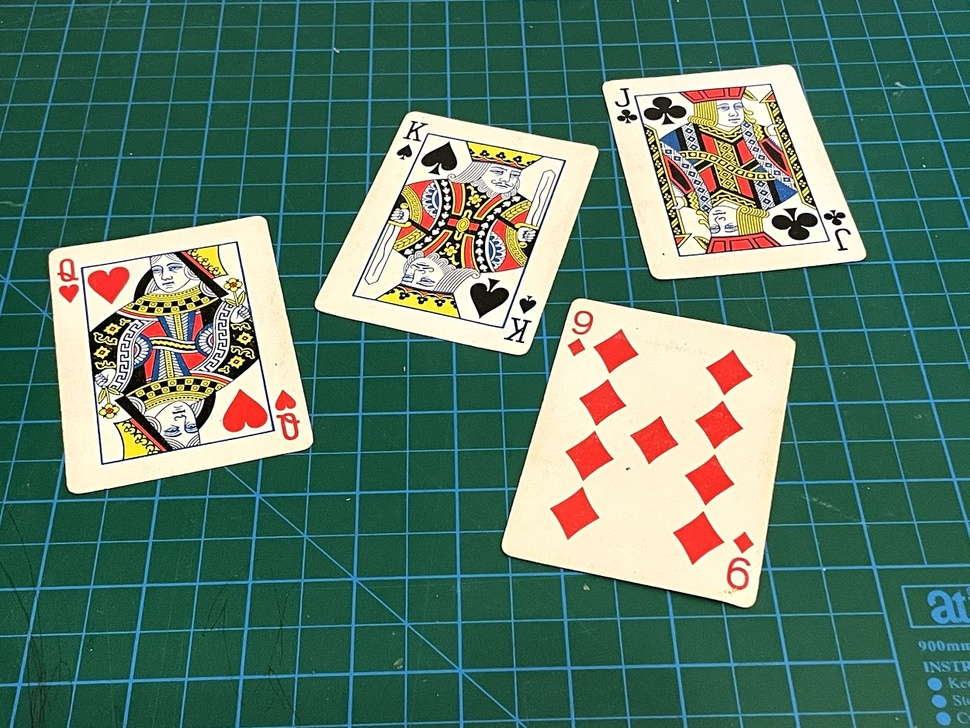
//> input picture OpenCV_MS/OpenCVCourse/Resources/cards.jpg, 970 x 728 px, shrunk from 1250 x 938 before the run, given in place of the camera
$ ./modify   (built with g++ and OpenCV 4)
//> lines starting //> are read from the running program, lines starting //| are printed output that depends on the picture; after the words box and inside, x2 and y2 are one past the last pixel; in counts of white or black regions, pixels touching at a corner belong together
#include <opencv2/opencv.hpp>
#include <opencv2/videoio.hpp>
#include <opencv2/highgui.hpp>
#include <iostream>
#include <stdio.h>

using namespace cv;
using namespace std;


//Contour 영역 내에 텍스트 쓰기
//https://github.com/bsdnoobz/opencv-code/blob/master/shape-detect.cpp
void setLabel(Mat& image, string str, vector<Point> contour)
{
	int fontface = FONT_HERSHEY_SIMPLEX;
	double scale = 0.5;
	int thickness = 1;
	int baseline = 0;

	Size text = getTextSize(str, fontface, scale, thickness, &baseline);
	Rect r = boundingRect(contour);

	Point pt(r.x + ((r.width - text.width) / 2), r.y + ((r.height + text.height) / 2));
	rectangle(image, pt + Point(0, baseline), pt + Point(text.width, -text.height), CV_RGB(200, 200, 200), FILLED);
	putText(image, str, pt, fontface, scale, CV_RGB(0, 0, 0), thickness, 8);
}

int main(int, char**)
{
	//Mat frame;
	VideoCapture cap;
	// OR advance usage: select any API backend
	int deviceID = 0;             // 0 = open default camera
	int apiID = cv::CAP_V4L2;      // 0 = autodetect default API
	//cap.open("http://10.10.141.250:8080/?action=stream");
	// cap.open("http://cloud.park-cloud.co19.kr:8091/?action=stream");
	cap.open(0);
	if (!cap.isOpened()) {
		cerr << "ERROR! Unable to open camera\n";
		return -1;
	}
	//------윈도우 창 생성 및 설정----------
	namedWindow("Canny", WINDOW_AUTOSIZE); // 윈도우창 생성 함수(이름, 크기)

	createTrackbar("Low Threshold", "Canny", 0, 500);
	createTrackbar("High Threshold", "Canny", 0, 500);

	setTrackbarPos("Low Threshold", "Canny", 50);
	setTrackbarPos("High Threshold", "Canny", 150);

	//--- GRAB AND WRITE LOOP
	cout << "Start grabbing" << endl
		<< "Press any key to terminate" << endl;
	for (;;)
	{
		// wait for a new frame from camera and store it into 'frame'
		Mat img_input, img_result, img_gray;
		cap.read(img_input);
//> img_input is the input picture: 728 rows x 970 cols, CV_8UC3; mean B, G, R 104.7, 121.2, 88.9
		int Low = getTrackbarPos("Low threshold", "Canny");
		int High = getTrackbarPos("High threshold", "Canny");

		// check if we succeeded
		if (img_input.empty()) {
			cerr << "ERROR! blank frame grabbed\n";
			break;
		}

		cvtColor(img_input, img_gray, COLOR_BGR2GRAY); // cvtColor는 이미지 컬러 공간 변환, img의 BGR 색공간을 gray-scale로 변환
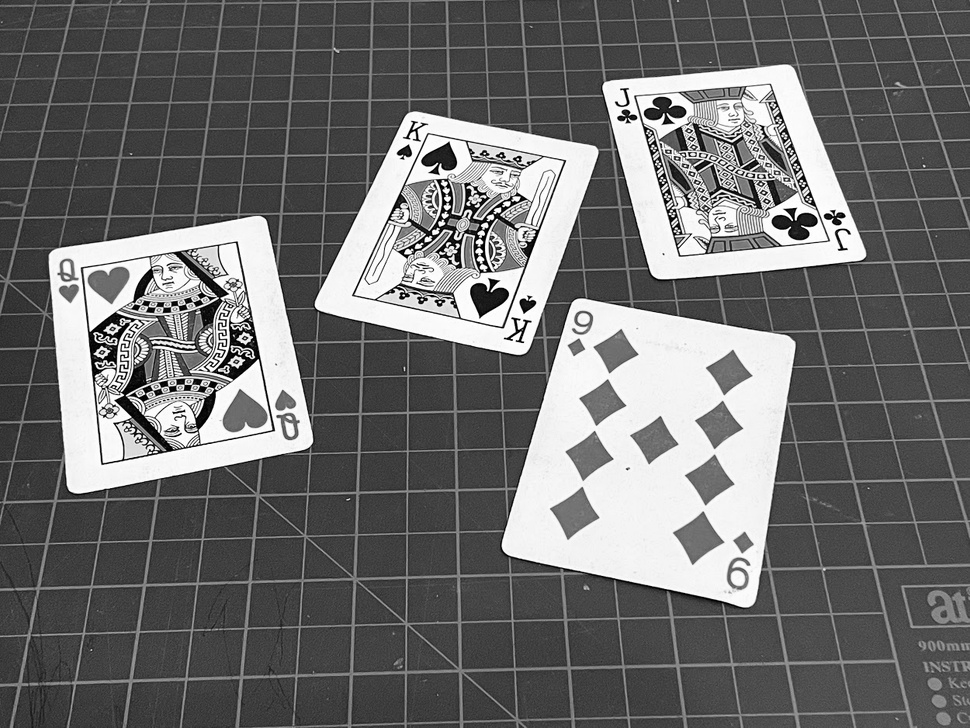
//> img_gray: 728 rows x 970 cols, CV_8UC1; min 0, max 255, mean 109.7

		Mat binary_image;
		threshold(img_gray, img_gray, 0, 255, THRESH_BINARY_INV | THRESH_OTSU); // 픽셀 값이 thresh_value 보다 크면 0, 작으면 value로 할당, 흑백으로 변환 시켜준 이미지를 반전시켜줌
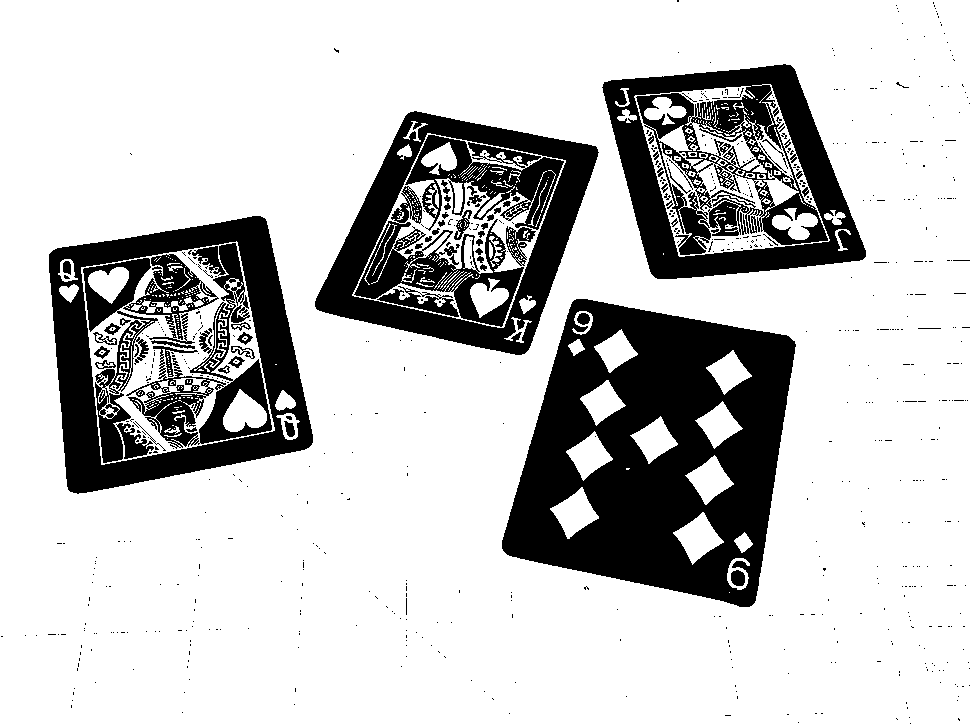
//> img_gray: 728 rows x 970 cols, CV_8UC1; 77.5% white; 734 black regions (663 under 20 px), largest, box (x1, y1, x2, y2) and area: (502, 299, 796, 607) 54691, (602, 64, 866, 279) 27776, (49, 216, 313, 494) 22935
		GaussianBlur(img_gray, img_gray, Size(5, 5), 0, 0);  // 흐리게 해줘서 노이즈를 줄여주는 설정, (입력, 출력, 가우시안 커널 크기(), sigma x, sigmay, 가장자리 픽셀 확장 방식)
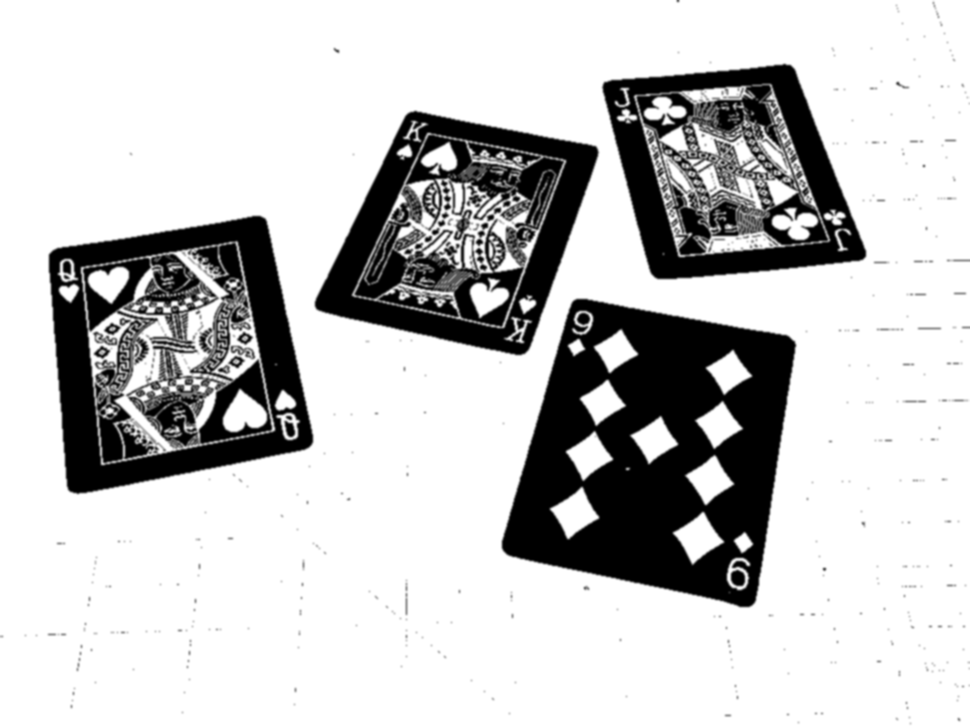
//> img_gray: 728 rows x 970 cols, CV_8UC1; 16% of pixels changed, all inside (x1, y1, x2, y2) = (0, 0, 970, 726)

		//이진화 이미지로 변환 -> 0, 1 구성인 흑백으로 변환
		adaptiveThreshold(img_gray, img_gray,
			255, ADAPTIVE_THRESH_GAUSSIAN_C, THRESH_BINARY_INV,
			21, 7);
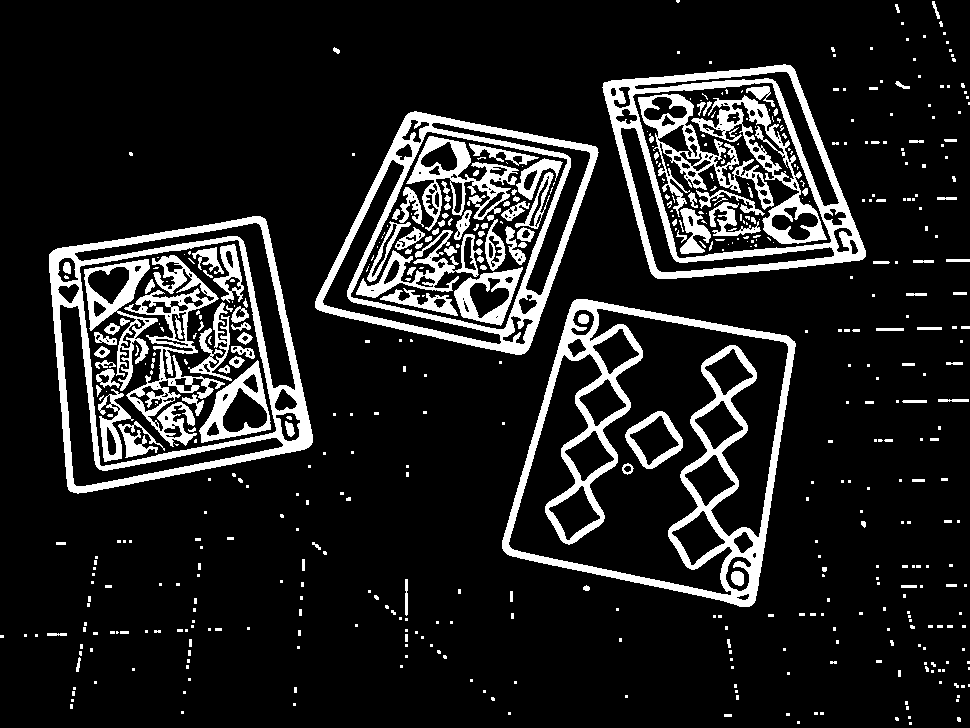
//> img_gray: 728 rows x 970 cols, CV_8UC1; 13.3% white; 540 white regions (388 under 20 px), largest, box (x1, y1, x2, y2) and area: (502, 299, 796, 607) 16794, (49, 216, 313, 494) 11809, (315, 111, 599, 355) 10483

		morphologyEx(img_gray, img_gray, MORPH_OPEN, Mat());//morphologyEx close()->fail  // open은 침식 후 팽창을 적용하는 기법
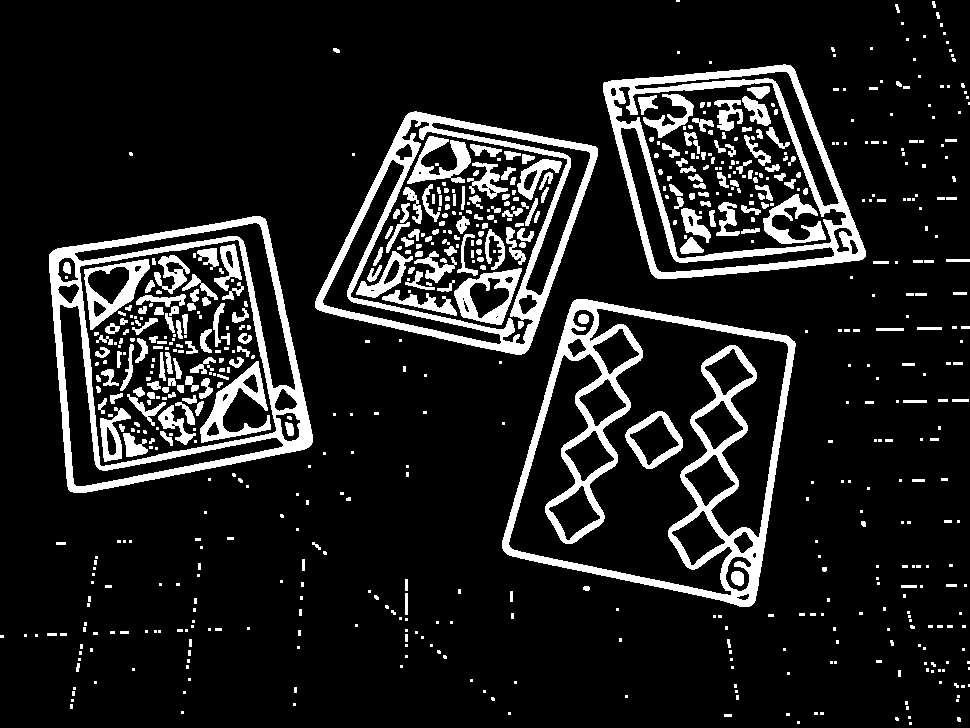
//> img_gray: 728 rows x 970 cols, CV_8UC1; 12.4% white; 673 white regions (390 under 20 px)

		vector<vector<Point> > contours;
		vector<Vec4i> hierarchy;
		findContours(img_gray, contours, hierarchy, RETR_EXTERNAL, CHAIN_APPROX_SIMPLE);  // 등고선을 이용하여 안쪽과 바깥쪽 선 찾기
//> contours = 337 contours, 314 with area under 20; largest, box (x1, y1, x2, y2) and area: (502, 299, 796, 607) 65434, (49, 216, 313, 493) 56548, (315, 111, 598, 355) 44962, (603, 64, 866, 279) 41133, (876, 328, 904, 331) 54

		vector<Rect> boundRect(contours.size());
		vector<Point2f> approx;

		img_result = img_input.clone();
		for (size_t i = 0; i < contours.size(); i++)
		{
			approxPolyDP(Mat(contours[i]), approx, arcLength(Mat(contours[i]), true) * 0.02, true);
			rectangle(img_result, boundRect[i].tl(), boundRect[i].br(), Scalar(255, 0, 0), 3);

			if (fabs(contourArea(Mat(approx))) > 100) {
				int size = approx.size();
				const char* name[] = { "none", "none", "none", "container", "container", "container", "container", "container", "none", "none", "none" };
				// cout << "size : " << size << endl;
				if (size > 4 && size < 9) {//5개 이상일때
					if (size % 2 == 0)
					{
						line(img_result, approx[0], approx[approx.size() - 1], Scalar(0, 255, 0), 3);
						for (int k = 0; k < size - 1; k++)
							line(img_result, approx[k], approx[k + 1], Scalar(0, 255, 0), 3);
						for (int k = 0; k < size; k++)
							circle(img_result, approx[k], 3, Scalar(0, 0, 255));
					}
					else {
						line(img_result, approx[0], approx[approx.size() - 1], Scalar(0, 255, 0), 3);
						for (int k = 0; k < size - 1; k++)
							line(img_result, approx[k], approx[k + 1], Scalar(0, 255, 0), 3);
						for (int k = 0; k < size; k++)
							circle(img_result, approx[k], 3, Scalar(0, 0, 255));
					}

					setLabel(img_result, name[size], contours[i]);
				}

			}
		}
//> this loop made 337 passes
//> approx on passes 13, 17, 23: 4 Points (x, y): [70, 704], [70, 708], [72, 708], [72, 704], 4 Points (x, y): [71, 699], [71, 701], [73, 701], [73, 699], 4 Points (x, y): [72, 691], [72, 695], [74, 695], [74, 691]
//> img_result: 728 rows x 970 cols, CV_8UC3; 6 pixels changed, all inside (x1, y1, x2, y2) = (0, 0, 3, 3)
//> after the loop, approx = 4 Points (x, y): [676, 0], [676, 1], [679, 1], [679, 0]


		// show live and wait for a key with timeout long enough to show images
		//rotate(img_canny,img_canny,ROTATE_180);
		// rotate(img_result,img_result,ROTATE_180);
		imshow("gray", img_gray);
		imshow("result", img_result);
		if (waitKey(5) >= 0)
//> the Esc key is pressed
			break;
	}
	// the camera will be deinitialized automatically in VideoCapture destructor
	return 0;
}
